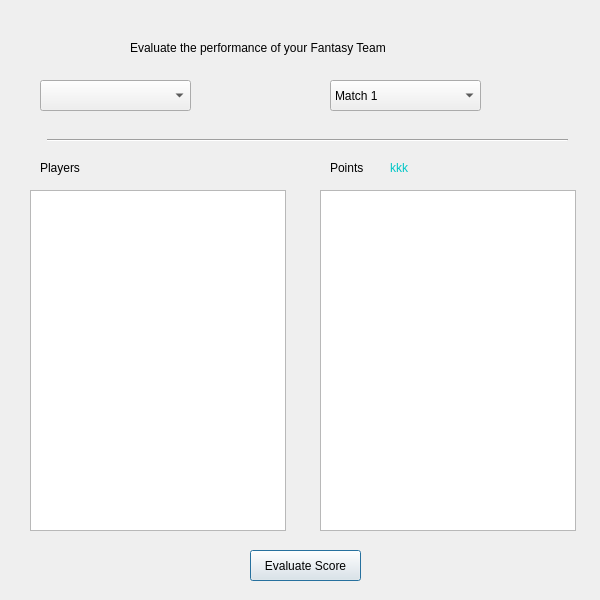
<?xml version="1.0" encoding="UTF-8"?>
<ui version="4.0">
 <class>Form</class>
 <widget class="QDialog" name="Form">
  <property name="geometry">
   <rect>
    <x>0</x>
    <y>0</y>
    <width>600</width>
    <height>600</height>
   </rect>
  </property>
  <property name="windowTitle">
   <string>Dialog</string>
  </property>
  <widget class="QComboBox" name="SelectMatch">
   <property name="geometry">
    <rect>
     <x>330</x>
     <y>80</y>
     <width>151</width>
     <height>31</height>
    </rect>
   </property>
   <item>
    <property name="text">
     <string>Match 1</string>
    </property>
   </item>
   <item>
    <property name="text">
     <string>Match 2</string>
    </property>
   </item>
   <item>
    <property name="text">
     <string>Match 3</string>
    </property>
   </item>
   <item>
    <property name="text">
     <string>Match 4</string>
    </property>
   </item>
   <item>
    <property name="text">
     <string>Match 5</string>
    </property>
   </item>
   <item>
    <property name="text">
     <string>Match 6</string>
    </property>
   </item>
   <item>
    <property name="text">
     <string>Match 7</string>
    </property>
   </item>
   <item>
    <property name="text">
     <string>Match 8</string>
    </property>
   </item>
   <item>
    <property name="text">
     <string>Match 9</string>
    </property>
   </item>
   <item>
    <property name="text">
     <string>Match 10</string>
    </property>
   </item>
  </widget>
  <widget class="Line" name="line">
   <property name="geometry">
    <rect>
     <x>47</x>
     <y>130</y>
     <width>521</width>
     <height>20</height>
    </rect>
   </property>
   <property name="orientation">
    <enum>Qt::Horizontal</enum>
   </property>
  </widget>
  <widget class="QLabel" name="Points">
   <property name="geometry">
    <rect>
     <x>330</x>
     <y>160</y>
     <width>71</width>
     <height>16</height>
    </rect>
   </property>
   <property name="styleSheet">
    <string notr="true">font: 75 bold 10pt &quot;MS Shell Dlg 2&quot;;</string>
   </property>
   <property name="text">
    <string>Points</string>
   </property>
  </widget>
  <widget class="QPushButton" name="Eval_pushButton">
   <property name="geometry">
    <rect>
     <x>250</x>
     <y>550</y>
     <width>111</width>
     <height>31</height>
    </rect>
   </property>
   <property name="styleSheet">
    <string notr="true">font: 10pt &quot;MS Shell Dlg 2&quot;;</string>
   </property>
   <property name="text">
    <string>Evaluate Score</string>
   </property>
  </widget>
  <widget class="QComboBox" name="SelectTeam">
   <property name="geometry">
    <rect>
     <x>40</x>
     <y>80</y>
     <width>151</width>
     <height>31</height>
    </rect>
   </property>
  </widget>
  <widget class="QLabel" name="Point_Val">
   <property name="geometry">
    <rect>
     <x>390</x>
     <y>160</y>
     <width>71</width>
     <height>16</height>
    </rect>
   </property>
   <property name="styleSheet">
    <string notr="true">color:rgb(0, 198, 198);
font: 75 bold 8pt &quot;Comic Sans MS&quot;;</string>
   </property>
   <property name="text">
    <string>kkk</string>
   </property>
  </widget>
  <widget class="QLabel" name="label">
   <property name="geometry">
    <rect>
     <x>130</x>
     <y>40</y>
     <width>361</width>
     <height>16</height>
    </rect>
   </property>
   <property name="styleSheet">
    <string notr="true">font: 75 bold 10pt &quot;MS Shell Dlg 2&quot;;</string>
   </property>
   <property name="text">
    <string>Evaluate the performance of your Fantasy Team</string>
   </property>
  </widget>
  <widget class="QLabel" name="Players">
   <property name="geometry">
    <rect>
     <x>40</x>
     <y>160</y>
     <width>71</width>
     <height>16</height>
    </rect>
   </property>
   <property name="styleSheet">
    <string notr="true">font: 75 bold 10pt &quot;MS Shell Dlg 2&quot;;</string>
   </property>
   <property name="text">
    <string>Players</string>
   </property>
  </widget>
  <widget class="QListWidget" name="listWidget_Players">
   <property name="geometry">
    <rect>
     <x>30</x>
     <y>190</y>
     <width>256</width>
     <height>341</height>
    </rect>
   </property>
  </widget>
  <widget class="QListWidget" name="listWidget_Points">
   <property name="geometry">
    <rect>
     <x>320</x>
     <y>190</y>
     <width>256</width>
     <height>341</height>
    </rect>
   </property>
  </widget>
 </widget>
 <resources/>
 <connections/>
</ui>
